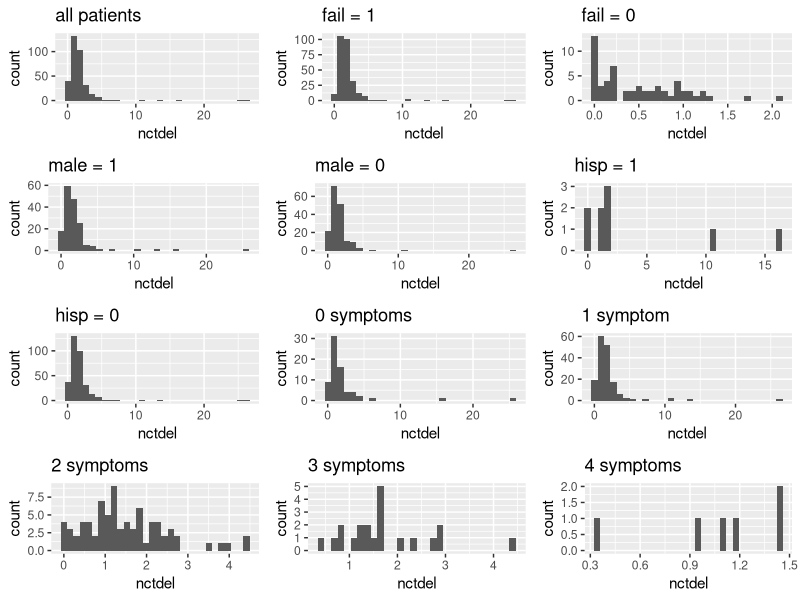
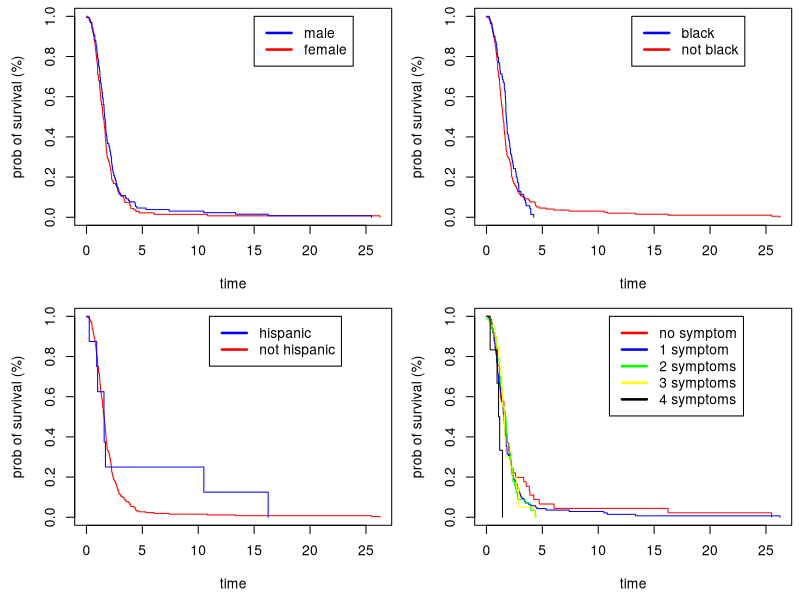
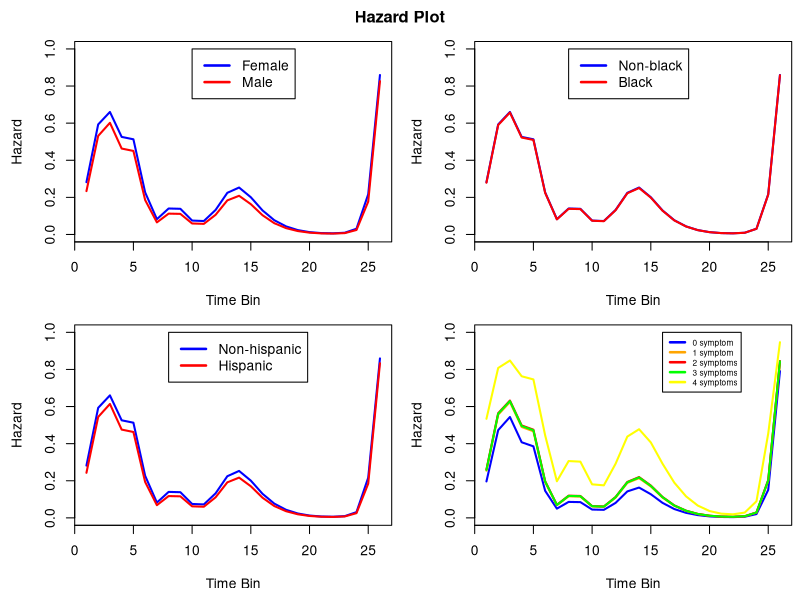

These charts were generated, in order, by the following R code:
## ---- chunk 1
knitr::opts_chunk$set(echo = TRUE)
library(ggplot2)
library(survival)
## ---- chunk 2
data <- read.table("kellydat.txt", header = TRUE)

require(gridExtra)

kellydat = read.table("kellydat.txt", header = TRUE)
kellydat$sn0 = ifelse(kellydat$sn1 + kellydat$sn2 + kellydat$sn3 + kellydat$all4, 0, 1)
## ---- chunk 3
kellydat$symptom = rep(0, length(kellydat$sn1))
for (i in 1:length(kellydat$nctdel)){
  if (kellydat$sn1[i] == 1){
    kellydat$symptom[i] = 1
  }
  if (kellydat$sn2[i] == 1){
    kellydat$symptom[i] = 2
  } 
  if (kellydat$sn3[i] == 1){
    kellydat$symptom[i] = 3
  }
  if (kellydat$all4[i] == 1){
    kellydat$symptom[i] = 4
  }
}
## ---- chunk 4
all = ggplot(data=kellydat, aes(nctdel)) + geom_histogram() + ggtitle("all patients")
fail_1 = ggplot(data=kellydat[kellydat$fail == 1,], aes(nctdel)) + geom_histogram() + ggtitle("fail = 1")
fail_0 = ggplot(data=kellydat[kellydat$fail == 0,], aes(nctdel)) + geom_histogram() + ggtitle("fail = 0")
male_1 = ggplot(data=kellydat[kellydat$male == 1,], aes(nctdel)) + geom_histogram() + ggtitle("male = 1")
male_0 = ggplot(data=kellydat[kellydat$male == 0,], aes(nctdel)) + geom_histogram() + ggtitle("male = 0")
hisp_1 = ggplot(data=kellydat[kellydat$hisp == 1,], aes(nctdel)) + geom_histogram() + ggtitle("hisp = 1")
hisp_0 = ggplot(data=kellydat[kellydat$hisp == 0,], aes(nctdel)) + geom_histogram() + ggtitle("hisp = 0")
sn0_1 = ggplot(data=kellydat[kellydat$sn0 == 1,], aes(nctdel)) + geom_histogram() + ggtitle("0 symptoms")
sn1_1 = ggplot(data=kellydat[kellydat$sn1 == 1,], aes(nctdel)) + geom_histogram() + ggtitle("1 symptom")
sn2_1 = ggplot(data=kellydat[kellydat$sn2 == 1,], aes(nctdel)) + geom_histogram() + ggtitle("2 symptoms")
sn3_1 = ggplot(data=kellydat[kellydat$sn3 == 1,], aes(nctdel)) + geom_histogram() + ggtitle("3 symptoms")
all4_1 = ggplot(data=kellydat[kellydat$all4 == 1,], aes(nctdel)) + geom_histogram() + ggtitle("4 symptoms")

grid.arrange(all, fail_1, fail_0, male_1, male_0, hisp_1, hisp_0, sn0_1, sn1_1, sn2_1, sn3_1, all4_1, ncol=3)

## ---- chunk 5
library(survival)
par(mfrow=c(2,2))
d2 = Surv(time=kellydat$nctdel, event=kellydat$fail)

km1 = survfit(d2 ~ kellydat$male)
par(mar=c(4.5, 4.5, 0.5, 0.5))
plot(km1, col = c("red", "blue"), xlab = "time", ylab = "prob of survival (%)")
legend(15, 1.0, c("male", "female"), lty=c(1,1), lwd=c(2.5,2.5),col=c("blue","red"))

km2 = survfit(d2 ~ kellydat$black)
plot(km2, col = c("red", "blue"), xlab = "time", ylab = "prob of survival (%)")
legend(13, 1.0, c("black", "not black"), lty=c(1,1), lwd=c(2.5,2.5),col=c("blue","red"))

km3 = survfit(d2 ~ kellydat$hisp)
par(mar=c(4.5, 4.5, 0.5, 0.5))
plot(km3, col = c("red", "blue"), xlab = "time", ylab = "prob of survival (%)")
legend(11, 1.0, c("hispanic", "not hispanic"), lty=c(1,1), lwd=c(2.5,2.5),col=c("blue","red"))

km4 = survfit(d2 ~ kellydat$symptom)
plot(km4, col = c("red", "blue", "green", "yellow", "black"), xlab = "time", ylab = "prob of survival (%)")
legend(11, 1.0, c("no symptom", "1 symptom", "2 symptoms", "3 symptoms", "4 symptoms"), lty=c(1,1), lwd=c(2.5,2.5),col=c("red", "blue", "green", "yellow", "black"))
## ---- chunk 6
d3 = Surv(kellydat$nctdel, kellydat$fail)
cox = coxph(formula = d3 ~ black + male + hisp + symptom, data = kellydat)
summary(cox)
## ---- chunk 7
# GLM without kernel
data_pp <- read.table("processed.csv", header=TRUE)
m1 = glm(assessment ~ p1 + p2 + p3 + p4 + p5 + p6 + p7 + p8 + p9 + p10 + p11 + p12 + p13 + male + black + hisp + sn1 + sn2 + sn3 + all4, data = data_pp)
summary(m1)
## ---- chunk 8
d = kellydat
times <- kellydat$nctdel
total_bins <- 26
bin_len <- max(times)/total_bins

censored <- kellydat$fail

# this is pretty ugly. Let's smooth it out with kernel regression.

# set up the kernels
kernels <- 14
#tau <- seq(from=1, to=total_bins, length.out = kernels)
tau = c(0.1, 0.2, 0.35, 0.55, 0.8, 1.1, 1.5, 2, 2.8, 4, 6, 9, 14, 24)
#sig = (tau[2]-tau[1])/2
#sigma <- c(sig,sig,sig,sig)
sigma = c(0.05, 0.075, 0.1, 0.125, 0.15, 0.2, 0.25, 0.4, 0.6, 1, 1.5, 2.5, 5, 5)

# we're going to pre-calculate a bunch of kernel weights
# each row is one bin, the columns are the kernel weights for that bin
kernel.weights <- matrix(dnorm(rep(1:total_bins,kernels),rep(tau,each=total_bins),rep(sigma,each=total_bins)), ncol=kernels)

# now we'll create a new transform function
kernel.transformation <- function(time, censored, total_bins, preds) {
  row_num <- ceiling(time/bin_len)
  if (time == 0){
    row_num = 1
  }
  y <- rep(0,row_num)
  if(censored) {
    y[row_num] <- 1
  }
  
  # X has kernel weights instead of the bin indicators that it had before
  X <- array(kernel.weights[1:row_num,],dim=c(row_num,kernels))
  
  vars = matrix(rep(c(preds[1,]$male,preds[1,]$black,preds[1,]$hisp,preds[1,]$sn1,preds[1,]$sn2,preds[1,]$sn3,preds[1,]$all4,preds[1,]$sn0),row_num),
               row_num,8,byrow=TRUE)
  colnames(vars) = c("male", "black", "hisp", "sn1", "sn2", "sn3", "all4", "sn0")

  return(data.frame(y,X,vars))
}

d2 <- kernel.transformation(times[1], censored[1], total_bins, d[1,])
for(i in 2:285) {
  d2 <- rbind(d2, kernel.transformation(times[i], censored[i], total_bins, d[i,]))
}

test.data <- kernel.transformation(times[286], total_bins,
                                   censored[286],
                                   d[286,])
for (j in 287:length(times)){
  test.data <- rbind(test.data, kernel.transformation(times[j], censored[j], total_bins,
                                                      d[j,]))
}
m2 <- glm(y ~ 0 + ., data=d2, family="binomial")
summary(m2)
# Without symptoms
m3 <- glm(y ~ 0 + X1 + X2 + X3 + X4 + X5 + X6 + X7 + X8 + X9 + X10 + X11 + X12 + X13 + X14 + male + black + hisp, data=d2, family="binomial")
# Without male, black, hisp
m4 <- glm(y ~ 0 + X1 + X2 + X3 + X4 + X5 + X6 + X7 + X8 + X9 + X10 + X11 + X12 + X13 + X14 + sn0 + sn1 + sn2 + sn3 + all4, data=d2, family="binomial")
# Full vs Reduced for symptoms
anova(m2,m3,test="Chisq")
# Full vs Reduced for black male and hisp
anova(m2,m4,test="Chisq")

## Hazard Plot Male vs. Female for Non-black and Non-hispanic
par(mfrow=c(2,2), oma=c(0,0,2,0))
dt_0 <- d[1,]
dt_0$nctdel <- total_bins
dt_0$fail <- 1
dt_0$male <- 0
dt_0$black <- 0
dt_0$hisp <- 0
dt_0$sn1 <- 1
dt_0$sn2 <- 0
dt_0$sn3 <- 0
dt_0$all4 <- 0
dt_0$sn0 <- 0
dt_0$symptom <- 1
dt_0 <- kernel.transformation(dt_0$nctdel, dt_0$fail, total_bins, dt_0)

dt_1 <- d[1,]
dt_1$nctdel <- total_bins
dt_1$fail <- 1
dt_1$male <- 1
dt_1$black <- 0
dt_1$hisp <- 0
dt_1$sn1 <- 1
dt_1$sn2 <- 0
dt_1$sn3 <- 0
dt_1$all4 <- 0
dt_1$sn0 <- 0
dt_1$symptom <- 1
dt_1 <- kernel.transformation(dt_1$nctdel, dt_1$fail, total_bins, dt_1)

hazard.logodds.0 <- predict(m2, newdata = dt_0)
hazard.0 <- exp(hazard.logodds.0)/(1+exp(hazard.logodds.0))

hazard.logodds.1 <- predict(m2, newdata = dt_1)
hazard.1 <- exp(hazard.logodds.1)/(1+exp(hazard.logodds.1))
par(mar=c(4.5, 4.5, 0.5, 0.5))
plot(1:length(hazard.0), hazard.0, type='l', ylim=range(c(0,1)), col = c('blue'),
     xlab = "Time Bin",
     ylab = "Hazard",
     lwd=2)
lines(1:length(hazard.1), hazard.1, type='l', col = c('red'), lwd=2)
legend(x=10, y=1, c("Female", "Male"), lty=c(1,1), lwd=c(2.5,2.5),col=c("blue", "red"))

## Hazard Plot Black vs. Non-black for Female and Non-hispanic with 1 Symptom
dt_0 <- d[1,]
dt_0$nctdel <- total_bins
dt_0$fail <- 1
dt_0$male <- 0
dt_0$black <- 0
dt_0$hisp <- 0
dt_0$sn1 <- 1
dt_0$sn2 <- 0
dt_0$sn3 <- 0
dt_0$all4 <- 0
dt_0$sn0 <- 0
dt_0$symptom <- 1
dt_0 <- kernel.transformation(dt_0$nctdel, dt_0$fail, total_bins, dt_0)

dt_1 <- d[1,]
dt_1$nctdel <- total_bins
dt_1$fail <- 1
dt_1$male <- 0
dt_1$black <- 1
dt_1$hisp <- 0
dt_1$sn1 <- 1
dt_1$sn2 <- 0
dt_1$sn3 <- 0
dt_1$all4 <- 0
dt_1$sn0 <- 0
dt_1$symptom <- 1
dt_1 <- kernel.transformation(dt_1$nctdel, dt_1$fail, total_bins, dt_1)

hazard.logodds.0 <- predict(m2, newdata = dt_0)
hazard.0 <- exp(hazard.logodds.0)/(1+exp(hazard.logodds.0))

hazard.logodds.1 <- predict(m2, newdata = dt_1)
hazard.1 <- exp(hazard.logodds.1)/(1+exp(hazard.logodds.1))

plot(1:length(hazard.0), hazard.0, type='l', ylim=range(c(0,1)), col = c('blue'),
     xlab = "Time Bin",
     ylab = "Hazard",
     lwd=2)
lines(1:length(hazard.1), hazard.1, type='l', col = c('red'), lwd=2)
legend(x=8, y=1, c("Non-black", "Black"), lty=c(1,1), lwd=c(2.5,2.5),col=c("blue", "red"))

## Hazard Plot Hispanic vs. Non-hispanic for Female and Non-black with 1 Symptom
dt_0 <- d[1,]
dt_0$nctdel <- total_bins
dt_0$fail <- 1
dt_0$male <- 0
dt_0$black <- 0
dt_0$hisp <- 0
dt_0$sn1 <- 1
dt_0$sn2 <- 0
dt_0$sn3 <- 0
dt_0$all4 <- 0
dt_0$sn0 <- 0
dt_0$symptom <- 1
dt_0 <- kernel.transformation(dt_0$nctdel, dt_0$fail, total_bins, dt_0)

dt_1 <- d[1,]
dt_1$nctdel <- total_bins
dt_1$fail <- 1
dt_1$male <- 0
dt_1$black <- 0
dt_1$hisp <- 1
dt_1$sn1 <- 1
dt_1$sn2 <- 0
dt_1$sn3 <- 0
dt_1$all4 <- 0
dt_1$sn0 <- 0
dt_1$symptom <- 1
dt_1 <- kernel.transformation(dt_1$nctdel, dt_1$fail, total_bins, dt_1)

hazard.logodds.0 <- predict(m2, newdata = dt_0)
hazard.0 <- exp(hazard.logodds.0)/(1+exp(hazard.logodds.0))

hazard.logodds.1 <- predict(m2, newdata = dt_1)
hazard.1 <- exp(hazard.logodds.1)/(1+exp(hazard.logodds.1))
par(mar=c(4.5, 4.5, 0.5, 0.5))
plot(1:length(hazard.0), hazard.0, type='l', ylim=range(c(0,1)), col = c('blue'),
     xlab = "Time Bin",
     ylab = "Hazard",
     lwd=2)
lines(1:length(hazard.1), hazard.1, type='l', col = c('red'), lwd=2)
legend(x=8,y=1, c("Non-hispanic", "Hispanic"), lty=c(1,1), lwd=c(2.5,2.5),col=c("blue", "red"))

## Hazard Plot Symptom (Plotted using the reduced model that takes out black, hisp, and male)
dt_0 <- d[1,]
dt_0$nctdel <- total_bins
dt_0$fail <- 1
dt_0$male <- 0
dt_0$black <- 0
dt_0$hisp <- 0
dt_0$sn1 <- 0
dt_0$sn2 <- 0
dt_0$sn3 <- 0
dt_0$all4 <- 0
dt_0$sn0 <- 1
dt_0$symptom <- 0
dt_0 <- kernel.transformation(dt_0$nctdel, dt_0$fail, total_bins, dt_0)

dt_1 <- d[1,]
dt_1$nctdel <- total_bins
dt_1$fail <- 1
dt_1$male <- 0
dt_1$black <- 0
dt_1$hisp <- 0
dt_1$sn1 <- 1
dt_1$sn2 <- 0
dt_1$sn3 <- 0
dt_1$all4 <- 0
dt_1$sn0 <- 0
dt_1$symptom <- 1
dt_1 <- kernel.transformation(dt_1$nctdel, dt_1$fail, total_bins, dt_1)

dt_2 <- d[1,]
dt_2$nctdel <- total_bins
dt_2$fail <- 1
dt_2$male <- 0
dt_2$black <- 0
dt_2$hisp <- 0
dt_2$sn1 <- 0
dt_2$sn2 <- 1
dt_2$sn3 <- 0
dt_2$all4 <- 0
dt_2$sn0 <- 0
dt_2$symptom <- 2
dt_2 <- kernel.transformation(dt_2$nctdel, dt_2$fail, total_bins, dt_2)

dt_3 <- d[1,]
dt_3$nctdel <- total_bins
dt_3$fail <- 1
dt_3$male <- 0
dt_3$black <- 0
dt_3$hisp <- 0
dt_3$sn1 <- 0
dt_3$sn2 <- 0
dt_3$sn3 <- 1
dt_3$all4 <- 0
dt_3$sn0 <- 0
dt_3$symptom <- 3
dt_3 <- kernel.transformation(dt_3$nctdel, dt_3$fail, total_bins, dt_3)

dt_4 <- d[1,]
dt_4$nctdel <- total_bins
dt_4$fail <- 1
dt_4$male <- 0
dt_4$black <- 0
dt_4$hisp <- 0
dt_4$sn1 <- 0
dt_4$sn2 <- 0
dt_4$sn3 <- 0
dt_4$all4 <- 1
dt_4$sn0 <- 0
dt_4$symptom <- 4
dt_4 <- kernel.transformation(dt_4$nctdel, dt_4$fail, total_bins, dt_4)

hazard.logodds.0 <- predict(m4, newdata = dt_0)
hazard.0 <- exp(hazard.logodds.0)/(1+exp(hazard.logodds.0))

hazard.logodds.1 <- predict(m4, newdata = dt_1)
hazard.1 <- exp(hazard.logodds.1)/(1+exp(hazard.logodds.1))

hazard.logodds.2 <- predict(m4, newdata = dt_2)
hazard.2 <- exp(hazard.logodds.2)/(1+exp(hazard.logodds.2))

hazard.logodds.3 <- predict(m4, newdata = dt_3)
hazard.3 <- exp(hazard.logodds.3)/(1+exp(hazard.logodds.3))

hazard.logodds.4 <- predict(m4, newdata = dt_4)
hazard.4 <- exp(hazard.logodds.4)/(1+exp(hazard.logodds.4))

plot(1:length(hazard.0), hazard.0, type='l', ylim=range(c(0,1)), col = c('blue'),
     xlab = "Time Bin",
     ylab = "Hazard",
     lwd=2)
lines(1:length(hazard.1), hazard.1, type='l', col = c('orange'), lwd=2)
lines(1:length(hazard.2), hazard.2, type='l', col = c('red'), lwd=2)
lines(1:length(hazard.3), hazard.3, type='l', col = c('green'), lwd=2)
lines(1:length(hazard.4), hazard.4, type='l', col = c('yellow'), lwd=2)
legend(x=16,y=1,cex = 0.6, c("0 symptom", "1 symptom", "2 symptoms", "3 symptoms", "4 symptoms"), lty=c(1,1), lwd=c(2.5,2.5),col=c("blue", "orange", "red", "green", "yellow"))
title("Hazard Plot", outer=TRUE) 

